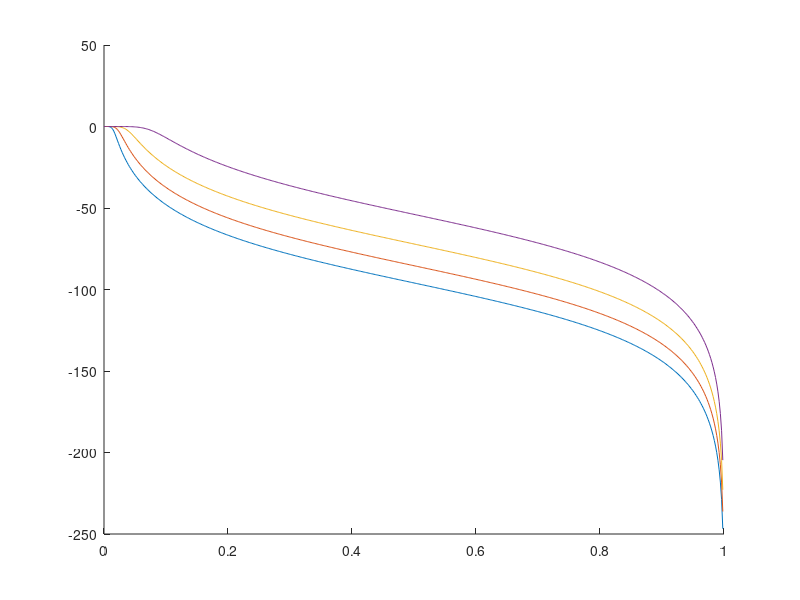
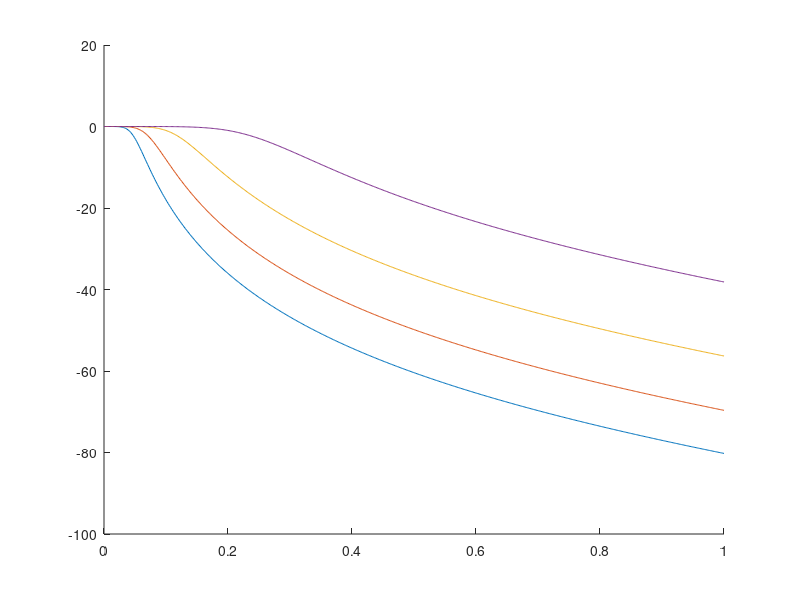

The MATLAB script that drew these images, in order:
clf
figure 1;
hold on;

nsamp = 50;
bw = [0.4 0.6 1 2];

for k = 1:length(bw)
  lambda = bw(k);
  [b, a] = butter(3,2*lambda/nsamp);
  [h, w] = freqz(b,a);
  
  % subplot(4, 1, k);
  plot(w/pi, mag2db(abs(h)))
end

hold off;
figure 2;
hold on;

ww = linspace(0, 1, 512);

for k = 1:length(bw)
  lambda = bw(k);
  [b, a] = butter(3,2*lambda/nsamp);
  %hh = filt(b,a);
  %[mag, phase] = bode(hh, ww);
  [mag, phase] = bode(tf(b,a,-1,'variable','z^-1'), ww);
  
  % subplot(4, 1, k);
  plot(ww,  mag2db(mag))
end

hold off;
